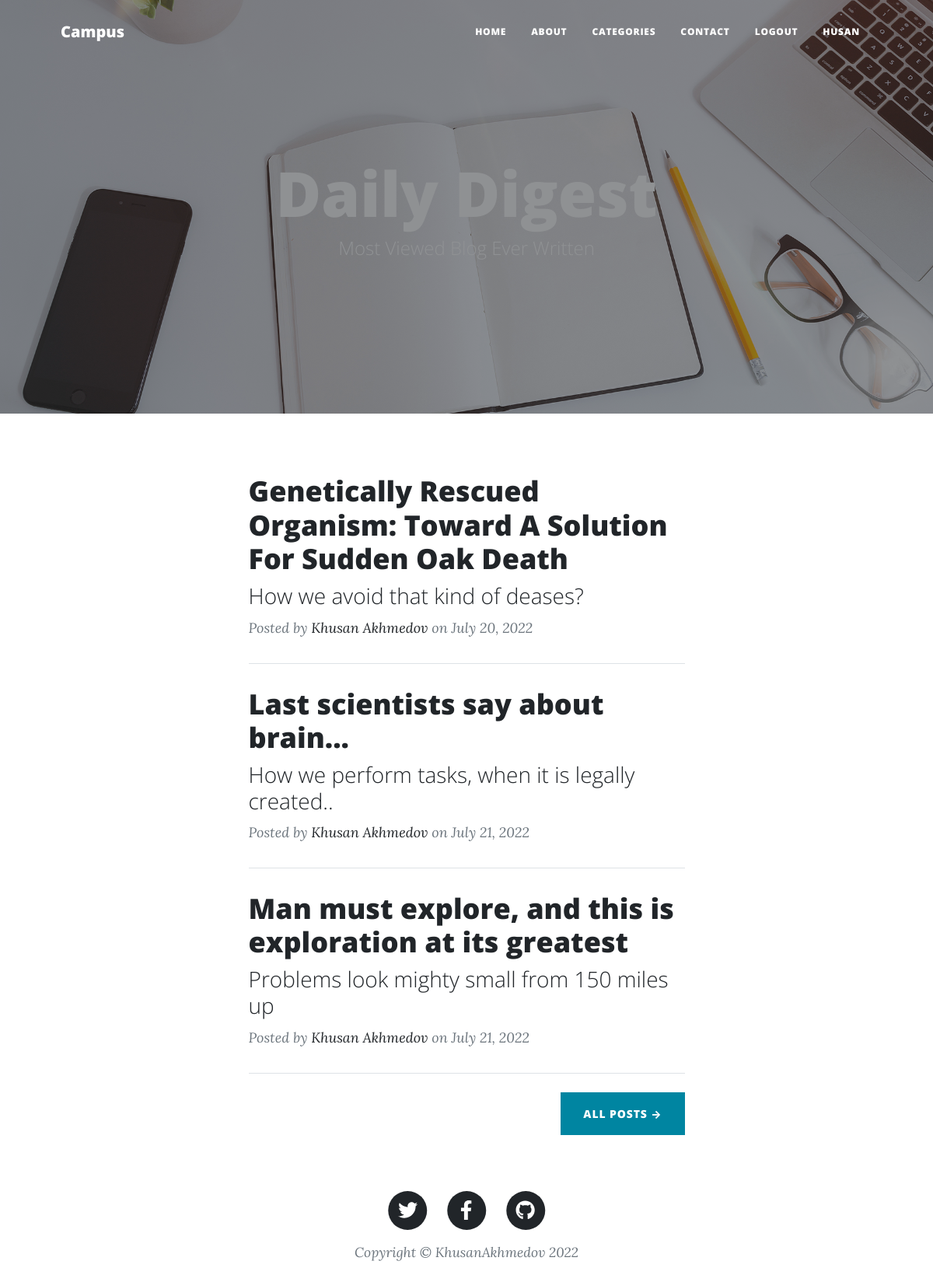
Page / (signed in) on the committed database.
### apps/portfolio/models.py (models this page shows, shortened)
class User(AbstractUser):
    pass

class Home(models.Model):
    class Meta:
        verbose_name = 'Home'
        verbose_name_plural = "Home Page"
    blog_heading = models.CharField(max_length=100)
    blog_subheading = models.CharField(max_length=100)
    blog_headingImage = models.ImageField()

class Post(models.Model):
    class Meta:
        verbose_name = "My Post"
        verbose_name_plural = "My Posts"
    main_heading = models.CharField(max_length=200)
    sub_heading = models.CharField(max_length=150)
    date_post = models.CharField(max_length=100)
    post_text_1 = models.TextField()
    image_2 = models.ImageField(blank=True)
    post_heading_1 = models.CharField(max_length=100)
    post_text_2 = models.TextField()
    muted_text_1 = models.TextField()
    image_3 = models.ImageField(blank=True)
    post_heading_2 = models.CharField(max_length=100)
    post_text_3 = models.TextField()
    image = models.ImageField(blank=True)
    category = models.ForeignKey(
        "Category", blank=True, null=True, on_delete=models.CASCADE)
    name_blog = models.CharField(max_length=60)
    min_read = models.IntegerField(default=5)

### apps/portfolio/views.py (the view)
# urls.py: path('', views.home, name='home'),
def home(request):
    homeContents = models.Home.objects.all()
    posts = models.Post.objects.all().order_by('id')[:3]
    context = {"homeContents": homeContents, "posts": posts}
    return render(request, 'pages/home.html', context)

### templates/pages/home.html (shortened to what this page needs)
{% extends 'layouts/base.html' %} {% block title %}base page{% endblock title %}
{% block content %} {% load static %}
{% for y in homeContents %}
<header
  class="masthead"
  style="background-image: url({{ y.blog_headingImage.url }})"
>
  <div class="container  px-4 px-lg-5">
    <div class="row gx-4 gx-lg-5 justify-content-center">
      <div class="col-md-10 col-lg-8 col-xl-7">
        <div class="site-heading">
          <h1 style="color: white !important;">{{ y.blog_heading }}</h1>
          <span class="subheading">{{ y.blog_subheading }}</span>
        </div>
      </div>
    </div>
  </div>
</header>
{% endfor %}
<div class="container px-4 px-lg-5 content">
  <div class="row gx-4 gx-lg-5 justify-content-center">
    <div class="col-md-10 col-lg-8 col-xl-7">
      {% for p in posts %}
      <div class="post-preview">
        <a href="{% url 'blog:post' p.pk %}">
          <h2 class="post-title">
           {{ p.main_heading }}
          </h2>
          <h3 class="post-subtitle">
            {{ p.sub_heading }}
          </h3>
        </a>
        <p class="post-meta">
          Posted by
          <a href="#!">Khusan Akhmedov</a>
          on {{ p.date_post }}
        </p>
      </div>
      <hr class="my-4" />
      {% endfor %}
      <div class="d-flex justify-content-end mb-4">
        <a class="btn btn-primary text-uppercase" href="{% url 'blog:category' %}?category/all_posts/34hk4h3kj4hk3j4hkhjkh3k434/">All Posts →</a>
      </div>
    </div>
  </div>
</div>
{% endblock content %}

### templates/includes/navigation.html (shortened to what this page needs)
{% load static %}
<link href="{% static 'css/styles.css' %}" rel="stylesheet" />
<nav class="navbar navbar-expand-lg navbar-light" id="mainNav">
  <div class="container px-4 px-lg-5 nav">
    <a class="navbar-brand" href="{% url 'blog:home' %}">Campus</a>
    <div class="collapse navbar-collapse" id="navbarResponsive">
      <ul class="navbar-nav ms-auto py-4 py-lg-0">
        <li class="nav-item">
          <a class="nav-link px-lg-3 py-3 py-lg-4" href="{% url 'blog:home' %}">Home</a>
        </li>
        <li class="nav-item">
          <a class="nav-link px-lg-3 py-3 py-lg-4" href="{% url 'blog:about' %}">About</a>
        </li>
        <li class="nav-item">
          <a class="nav-link px-lg-3 py-3 py-lg-4" href="{% url 'blog:category' %}"
            >Categories</a
          >
        </li>
        <li class="nav-item">
          <a class="nav-link px-lg-3 py-3 py-lg-4" href="{% url 'blog:contact' %}"
            >Contact</a
          >
        </li>
        {% if request.user.is_authenticated %}
        <li class="nav-item">
          <a class="nav-link px-lg-3 py-3 py-lg-4" href="{% url 'blog:logout' %}"
            >Logout</a
          >
        </li>
        <li class="nav-item scroll">
          <a class="nav-link px-lg-3 py-3 py-lg-4" href="#"
            >{{ request.user.username }}</a
          >
        </li>
        {% endif %}
      </ul>
    </div>
  </div>
</nav>

### templates/includes/navigation.html (style rules this page uses)
.navbar { display: none !important; }
.anime { display: block !important; }

### templates/pages/home.html (style rules this page uses)
* { padding: 0; margin: 0 }
body { overflow-y: hidden !important; }
.navbar { display: block !important; }
.content { position: relative; }
.overflow { overflow-y: scroll !important; }

### rows in the picture
User: user.username "HUSAN"
Home: blog_headingImage (picture), blog_heading "Daily Digest", blog_subheading "Most Viewed Blog Ever Written"
Post: main_heading "Genetically Rescued Organism: Toward A Solution For Sudden Oak Death", sub_heading "How we avoid that kind of deases?", date_post "July 20, 2022"
Post: main_heading "Last scientists say about brain...", sub_heading "How we perform tasks, when it is legally created..", date_post "July 21, 2022"
Post: main_heading "Man must explore, and this is exploration at its greatest", sub_heading "Problems look mighty small from 150 miles up", date_post "July 21, 2022"
